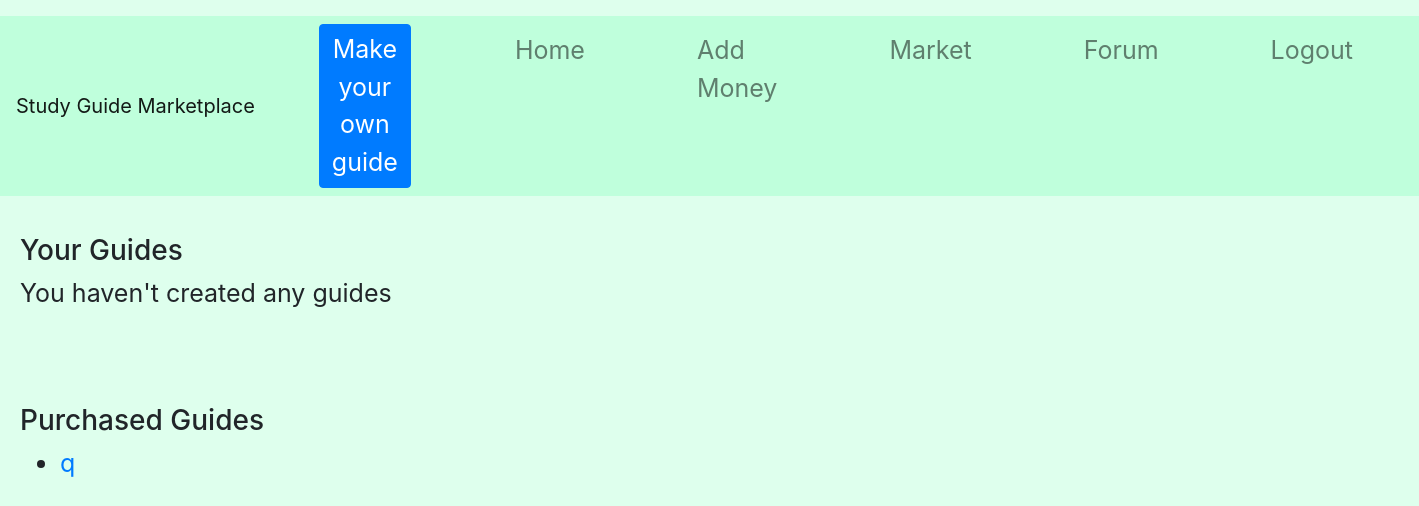
The page /home (signed in) on the database as committed earlier.
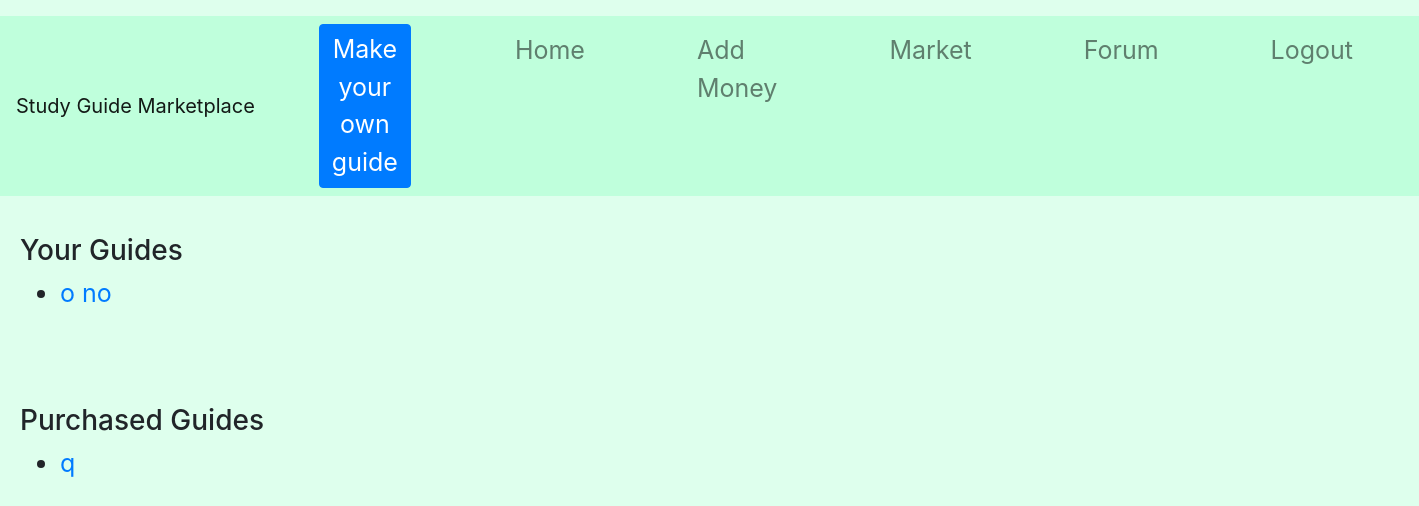
The same page on the database as committed later.
### tables this page shows
CREATE TABLE guides(id INTEGER, user TEXT, name TEXT, rating REAL, cost INTEGER, buyers INTEGER, subject TEXT, guide TEXT, ratings INTEGER);

### app/__init__.py (the view)
    def login_check(*args, **kwargs):
        if 'username' not in session:
            return redirect(url_for("login"))
        return route_function(*args, **kwargs)

### app/__init__.py (called while the page is built)
def protected(route_function):
    def login_check(*args, **kwargs):
        if 'username' not in session:
            return redirect(url_for("login"))
        return route_function(*args, **kwargs)
    login_check.__name__ = route_function.__name__
    return login_check

@app.route("/home")
@protected
def home():
    return render_template("home.html", own_guides=ops.get_own_guides(session["username"]), pur_guides=ops.get_pur_guides(session["username"]))

### app/utl/ops.py (called while the page is built)
def get_own_guides(username):
    db = sqlite3.connect(DB_FILE)
    c = db.cursor()
    c.execute("SELECT * FROM guides WHERE user = ?;" , (username,))
    g = c.fetchall()
    db.close()
    ans = []
    for row in g:
        next = {}
        next["id"] = row[0]
        next["user"] = row[1]
        next["name"] = row[2]
        next["rating"] = row[3]
        next["cost"] = row[4]
        next["buyers"] = row[5]
        next["subject"] = row[6]
        next["guide"] = row[7]
        next["ratings"] = row[8]
        ans.append(next)
    return ans

### app/templates/home.html (shortened to what this page needs)
{% extends "base.html" %}
{% block body %}
  <br>
  <h3>Your Guides</h3>
    {% if own_guides|length < 1 %}
      <p>You haven't created any guides</p>
    {% else %}
      <ul>
      {% for guide in own_guides %}
        <li>
          <a href={{"/guide/"+(guide["id"]|string)}}>{{ guide["name"] }}</a>
        </li>
      {% endfor %}
      </ul>
    {% endif %}
  <br>
  <br>
  <h3>Purchased Guides</h3>
    {% if pur_guides|length < 1 %}
      <p>You haven't bought any guides</p>
    {% else %}
      <ul>
      {% for guide in pur_guides %}
        <li>
          <a href={{"/guide/"+(guide["id"]|string)}}>{{ guide["name"] }}</a>
        </li>
      {% endfor %}
      </ul>
    {% endif %}
{% endblock %}

Rows that differ between the two databases and show on the page:
added guides: name "o no", shown under "Your Guides"
Other text that changed with them:
text no longer shown: "You haven't created any guides"
